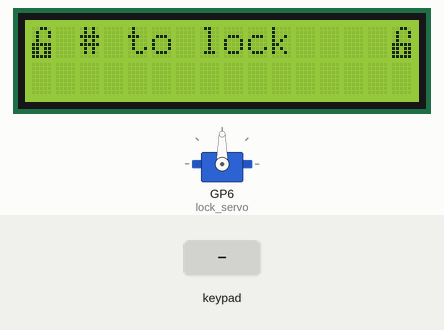
Simulated run of this program. Board: Raspberry Pi Pico running MicroPython. Parts: 16×2 character LCD, servo. The inputs (shaded band) are chosen by the test bench. Files the program writes start out absent; servo angles are drawn from the pulse width (0.5 ms = 0°, 2.5 ms = 180°).

Above: at 4.3 s.
4.4 s: key 'A' pressed
At 5.6 s:
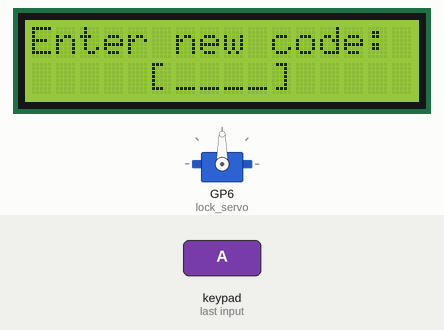
5.9 s: keypad keys 1 2 pressed 0.4 s apart
At 7.4 s:
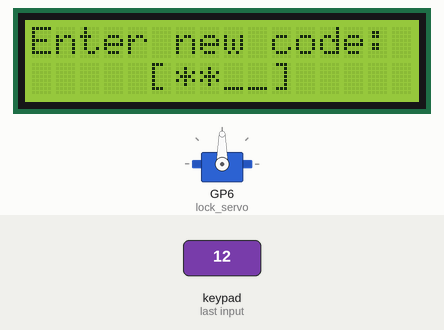
8.2 s: keypad keys 1 2 # pressed 0.4 s apart
At 9.9 s:
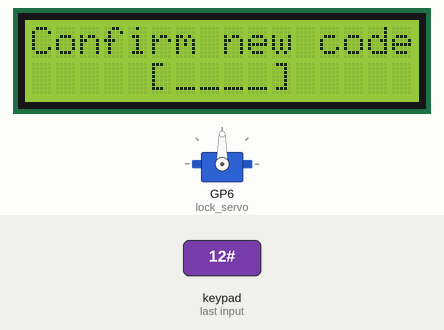
10.9 s: key '1' pressed
At 12.1 s:
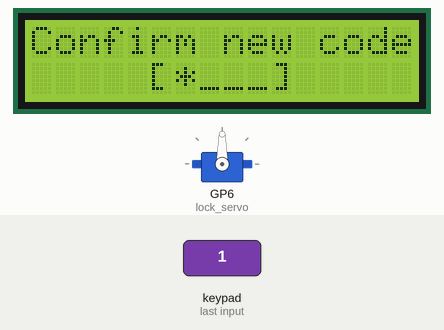
12.4 s: keypad keys 1 2 * pressed 0.4 s apart
At 13.6 s:
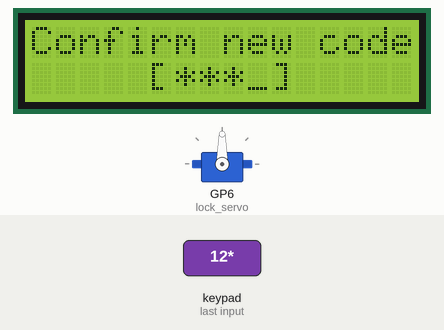
15.1 s: key '2' pressed
At 16.1 s:
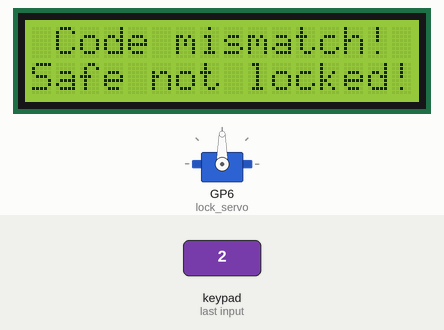
Timing chart, 0 to 18.1 s (numbered marks = the images above; inputs shaded):
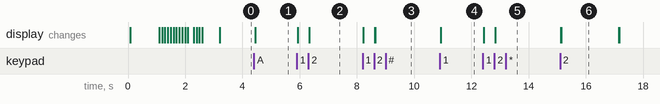

The program:

main.py
```python
"""
Arduino Electronic Safe — port to MicroPython (Raspberry Pi Pico).

Based on the original project by Uri Shaked (2020, MIT License).

Hardware pin mapping (Pico GP numbers):
  LCD        : RS=12, EN=11, D4=10, D5=9, D6=8, D7=7
  Keypad rows: GP5, GP4, GP3, GP2   (R1..R4)
  Keypad cols: GP13, GP14, GP15, GP16  (C1..C4)
  Servo      : GP6

Note: diagram.json shows the equivalent Arduino Uno circuit (same pin numbers
for LCD/keypad rows/servo; Uno analog pins A0-A3 replace GP13-GP16 for cols).
"""

from machine import Pin, PWM
import time
import os


# ---------------------------------------------------------------------------
# Constants
# ---------------------------------------------------------------------------
CODE_LENGTH      = 4
SERVO_PIN        = 6
SERVO_LOCK_POS   = 20
SERVO_UNLOCK_POS = 90


# ---------------------------------------------------------------------------
# LCD 1602  (HD44780, 4-bit mode, custom-character support)
# ---------------------------------------------------------------------------
class LCD1602:
    def __init__(self, rs, en, d4, d5, d6, d7, cols=16, rows=2):
        self.rs   = Pin(rs, Pin.OUT)
        self.en   = Pin(en, Pin.OUT)
        self.data = [Pin(p, Pin.OUT) for p in (d4, d5, d6, d7)]
        self.cols = cols
        self.rows = rows
        self._init_lcd()

    # -- low-level ----------------------------------------------------------

    def _pulse(self):
        self.en.value(1)
        time.sleep_us(1)
        self.en.value(0)
        time.sleep_us(100)

    def _write4(self, nibble):
        for i in range(4):
            self.data[i].value((nibble >> i) & 1)
        self._pulse()

    def _send(self, byte, mode):
        self.rs.value(mode)
        self._write4(byte >> 4)
        self._write4(byte & 0x0F)

    def _cmd(self, byte):
        self._send(byte, 0)

    # -- initialisation  (HD44780 4-bit handshake) --------------------------

    def _init_lcd(self):
        time.sleep_ms(50)
        self.rs.value(0)
        self.en.value(0)
        # Three soft-reset pulses with decreasing delays: >4.1 ms, >100 µs, >100 µs
        for delay_ms in (5, 1, 1):
            self._write4(0x03)
            time.sleep_ms(delay_ms)
        self._write4(0x02)   # switch to 4-bit mode
        self._cmd(0x28)      # 4-bit, 2 lines, 5×8 font
        self._cmd(0x0C)      # display ON, cursor OFF, blink OFF
        self._cmd(0x06)      # auto-increment cursor, no display shift
        self.clear()

    # -- public API ---------------------------------------------------------

    def clear(self):
        self._cmd(0x01)
        time.sleep_ms(2)     # clear needs ≥1.52 ms

    def set_cursor(self, col, row):
        self._cmd(0x80 | (col + (0x40 if row else 0x00)))

    def print(self, text):
        for ch in str(text):
            self._send(ord(ch), 1)

    def write(self, byte):
        """Write a raw byte — used to display custom-char slots 0..7."""
        self._send(byte, 1)

    def create_char(self, location, charmap):
        """Store a 5×8 bitmap in one of the 8 CGRAM slots (location 0..7)."""
        location &= 0x07
        self._cmd(0x40 | (location << 3))
        for row in charmap:
            self._send(row, 1)
        self._cmd(0x80)      # return cursor to DDRAM address 0


# ---------------------------------------------------------------------------
# 4×4 matrix keypad
# ---------------------------------------------------------------------------
class Keypad4x4:
    KEYS = (
        ('1', '2', '3', 'A'),
        ('4', '5', '6', 'B'),
        ('7', '8', '9', 'C'),
        ('*', '0', '#', 'D'),
    )

    def __init__(self, row_pins, col_pins):
        # Rows: driven LOW one at a time; idle HIGH
        self.rows = [Pin(p, Pin.OUT, value=1) for p in row_pins]
        # Cols: input with pull-up; a pressed key pulls the column LOW
        self.cols = [Pin(p, Pin.IN, Pin.PULL_UP) for p in col_pins]
        self._last_key = None

    def _scan(self):
        for r, row_pin in enumerate(self.rows):
            row_pin.value(0)
            time.sleep_us(5)
            for c, col_pin in enumerate(self.cols):
                if col_pin.value() == 0:
                    row_pin.value(1)
                    return self.KEYS[r][c]
            row_pin.value(1)
        return None

    def get_key(self):
        """Return a key only on the press edge (one event per physical click)."""
        key = self._scan()
        if key != self._last_key:
            self._last_key = key
            if key is not None:
                time.sleep_ms(20)  # debounce
                return key
        return None


# ---------------------------------------------------------------------------
# Servo  (50 Hz PWM, 500–2500 µs pulse range)
# ---------------------------------------------------------------------------
class Servo:
    _MIN_US    = 500
    _MAX_US    = 2500
    _PERIOD_US = 20_000

    def __init__(self, pin):
        self.pwm = PWM(Pin(pin))
        self.pwm.freq(50)

    def write(self, angle):
        """Move to angle (0..180 degrees)."""
        angle     = max(0, min(180, angle))
        pulse_us  = self._MIN_US + (angle * (self._MAX_US - self._MIN_US)) // 180
        self.pwm.duty_u16(pulse_us * 65535 // self._PERIOD_US)

    def release(self):
        """Stop PWM pulses to prevent idle jitter."""
        self.pwm.duty_u16(0)


# ---------------------------------------------------------------------------
# SafeState — flash-backed persistence (replaces Arduino EEPROM)
#
# File "safe.dat" layout:
#   byte 0     : locked flag (0 = unlocked, 1 = locked)
#   byte 1     : code length (0..MAX_CODE_LENGTH)
#   bytes 2..N : code in ASCII
# ---------------------------------------------------------------------------
class SafeState:
    FILE            = "safe.dat"
    MAX_CODE_LENGTH = 16

    def __init__(self):
        try:
            os.stat(self.FILE)
        except OSError:
            self._write(bytearray([0, 0]))  # first boot: unlocked, no code

    def _read(self):
        try:
            with open(self.FILE, "rb") as f:
                data = bytearray(f.read())
            if len(data) >= 2:
                return data
        except OSError:
            pass
        # File missing or corrupt — reset to safe defaults
        default = bytearray([0, 0])
        self._write(default)
        return default

    def _write(self, data):
        with open(self.FILE, "wb") as f:
            f.write(bytes(data))

    def locked(self):
        return self._read()[0] != 0

    def has_code(self):
        return self._read()[1] > 0

    def set_code(self, new_code):
        code_bytes = new_code.encode()[:self.MAX_CODE_LENGTH]
        data = self._read()
        self._write(bytearray([data[0], len(code_bytes)]) + code_bytes)

    def lock(self):
        data = self._read()
        data[0] = 1
        self._write(data)

    def unlock(self, code):
        """Return True and persist unlocked state if code matches, else False."""
        data = self._read()
        code_len = data[1]
        if code_len == 0 or code_len != len(code):
            return False
        stored = bytes(data[2:2 + code_len])
        if stored != code.encode():
            return False
        data[0] = 0
        self._write(data)
        return True


# ---------------------------------------------------------------------------
# Custom LCD icons in CGRAM slots 0..2
# ---------------------------------------------------------------------------
ICON_UNLOCKED = 0
ICON_LOCKED   = 1
ICON_ARROW    = 2

_ICON_BITMAPS = {
    ICON_UNLOCKED: bytes((0x06, 0x09, 0x09, 0x08, 0x1F, 0x1B, 0x1B, 0x1F)),
    ICON_LOCKED:   bytes((0x0E, 0x11, 0x11, 0x1F, 0x1B, 0x1B, 0x1B, 0x1F)),
    ICON_ARROW:    bytes((0x00, 0x08, 0x0C, 0x0E, 0x0C, 0x08, 0x00, 0x00)),
}


def init_icons(lcd):
    for slot, bitmap in _ICON_BITMAPS.items():
        lcd.create_char(slot, bitmap)


# ---------------------------------------------------------------------------
# Hardware initialisation
# ---------------------------------------------------------------------------
lcd        = LCD1602(rs=12, en=11, d4=10, d5=9, d6=8, d7=7)
keypad     = Keypad4x4(row_pins=(5, 4, 3, 2), col_pins=(13, 14, 15, 16))
lock_servo = Servo(SERVO_PIN)
safe_state = SafeState()


# ---------------------------------------------------------------------------
# Physical lock helpers
# ---------------------------------------------------------------------------
def do_lock():
    lock_servo.write(SERVO_LOCK_POS)
    safe_state.lock()


def do_unlock():
    lock_servo.write(SERVO_UNLOCK_POS)


# ---------------------------------------------------------------------------
# UI helpers
# ---------------------------------------------------------------------------
def wait_for_key():
    """Block until a key is pressed; return the character."""
    while True:
        k = keypad.get_key()
        if k is not None:
            return k
        time.sleep_ms(10)


def show_startup_message():
    lcd.set_cursor(4, 0)
    lcd.print("Welcome!")
    time.sleep_ms(1000)
    lcd.set_cursor(0, 1)
    for ch in "ArduinoSafe v1.0":
        lcd.print(ch)
        time.sleep_ms(100)
    time.sleep_ms(500)


def input_secret_code():
    """Show masked input field and collect exactly CODE_LENGTH digits."""
    lcd.set_cursor(5, 1)
    lcd.print("[" + "_" * CODE_LENGTH + "]")
    lcd.set_cursor(6, 1)
    result = ""
    while len(result) < CODE_LENGTH:
        key = wait_for_key()
        if '0' <= key <= '9':
            lcd.print('*')
            result += key
    return result


def show_wait_screen(step_ms):
    """Animated progress bar that fills over 10 steps."""
    lcd.set_cursor(2, 1)
    lcd.print("[" + "." * 10 + "]")
    lcd.set_cursor(3, 1)
    for _ in range(10):
        time.sleep_ms(step_ms)
        lcd.print("=")


def show_unlock_message():
    lcd.clear()
    lcd.set_cursor(0, 0)
    lcd.write(ICON_UNLOCKED)
    lcd.set_cursor(4, 0)
    lcd.print("Unlocked!")
    lcd.set_cursor(15, 0)
    lcd.write(ICON_UNLOCKED)
    time.sleep_ms(1000)


def set_new_code():
    """Prompt for a new code with confirmation. Returns True on success."""
    lcd.clear()
    lcd.set_cursor(0, 0)
    lcd.print("Enter new code:")
    new_code = input_secret_code()

    lcd.clear()
    lcd.set_cursor(0, 0)
    lcd.print("Confirm new code")
    confirm = input_secret_code()

    if new_code == confirm:
        safe_state.set_code(new_code)
        return True

    lcd.clear()
    lcd.set_cursor(1, 0)
    lcd.print("Code mismatch!")
    lcd.set_cursor(0, 1)
    lcd.print("Safe not locked!")
    time.sleep_ms(2000)
    return False


# ---------------------------------------------------------------------------
# Main state machines
# ---------------------------------------------------------------------------
def safe_unlocked_logic():
    lcd.clear()
    lcd.set_cursor(0, 0)
    lcd.write(ICON_UNLOCKED)
    lcd.set_cursor(2, 0)
    lcd.print("# to lock")
    lcd.set_cursor(15, 0)
    lcd.write(ICON_UNLOCKED)

    need_new_code = not safe_state.has_code()
    if not need_new_code:
        lcd.set_cursor(0, 1)
        lcd.print("  A = new code")

    key = None
    while key not in ('A', '#'):
        key = keypad.get_key()
        time.sleep_ms(10)

    ready_to_lock = True
    if key == 'A' or need_new_code:
        ready_to_lock = set_new_code()

    if ready_to_lock:
        lcd.clear()
        lcd.set_cursor(5, 0)
        lcd.write(ICON_UNLOCKED)
        lcd.print(" ")
        lcd.write(ICON_ARROW)
        lcd.print(" ")
        lcd.write(ICON_LOCKED)
        safe_state.lock()
        do_lock()
        show_wait_screen(100)


def safe_locked_logic():
    lcd.clear()
    lcd.set_cursor(0, 0)
    lcd.write(ICON_LOCKED)
    lcd.print(" Safe Locked! ")
    lcd.write(ICON_LOCKED)

    user_code = input_secret_code()
    unlocked  = safe_state.unlock(user_code)
    show_wait_screen(200)

    if unlocked:
        show_unlock_message()
        do_unlock()
    else:
        lcd.clear()
        lcd.set_cursor(0, 0)
        lcd.print("Access Denied!")
        show_wait_screen(1000)


# ---------------------------------------------------------------------------
# Entry point
# ---------------------------------------------------------------------------
def setup():
    init_icons(lcd)
    if safe_state.locked():
        do_lock()
    else:
        do_unlock()
    show_startup_message()


def main():
    setup()
    while True:
        if safe_state.locked():
            safe_locked_logic()
        else:
            safe_unlocked_logic()


main()
```

Measured:
- after the input at 4.4 s, the display: first changes at once (image 1 shows a later state)
- after the input at 5.9 s, the display: first changes at once (image 2 shows a later state)
- after the input at 8.2 s, the display: first changes at once (image 3 shows a later state)
- after the input at 10.9 s, the display: changes at once (image 4)
- after the input at 12.4 s, the display: first changes at once (image 5 shows a later state)
- after the input at 15.1 s, the display: first changes at once (image 6 shows a later state)
- what the display in image 6 shows lasts 2.0 s, from 15.1 s to 17.1 s
